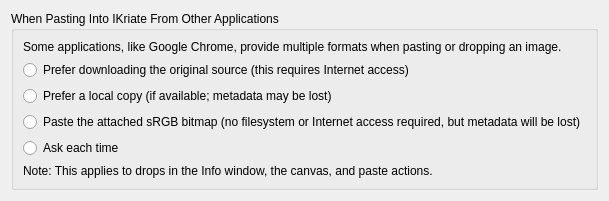
     <widget class="QWidget" name="Pasting">
      <attribute name="title">
       <string>Pasting</string>
      </attribute>
      <layout class="QFormLayout" name="formLayout_18">
       <item row="0" column="0" colspan="2">
        <widget class="QGroupBox" name="grpPasteFrom">
         <property name="title">
          <string>When Pasting Into IKriate From Other Applications</string>
         </property>
         <layout class="QFormLayout" name="formLayout_8">
          <item row="1" column="0" colspan="2">
           <widget class="QRadioButton" name="btnDownload">
            <property name="text">
             <string>Prefer downloading the original source (this requires Internet access)</string>
            </property>
           </widget>
          </item>
          <item row="5" column="0" colspan="2">
           <widget class="QLabel" name="lblPasteNote">
            <property name="text">
             <string>Note: This applies to drops in the Info window, the canvas, and paste actions.</string>
            </property>
           </widget>
          </item>
          <item row="0" column="0" colspan="2">
           <widget class="QLabel" name="lblPasteContext">
            <property name="text">
             <string>Some applications, like Google Chrome, provide multiple formats when pasting or dropping an image.</string>
            </property>
           </widget>
          </item>
          <item row="2" column="0" colspan="2">
           <widget class="QRadioButton" name="btnLocal">
            <property name="text">
             <string>Prefer a local copy (if available; metadata may be lost)</string>
            </property>
           </widget>
          </item>
          <item row="3" column="0" colspan="2">
           <widget class="QRadioButton" name="btnBitmap">
            <property name="text">
             <string>Paste the attached sRGB bitmap (no filesystem or Internet access required, but metadata will be lost)</string>
            </property>
           </widget>
          </item>
          <item row="4" column="0" colspan="2">
           <widget class="QRadioButton" name="btnAsk">
            <property name="text">
             <string>Ask each time</string>
            </property>
           </widget>
          </item>
         </layout>
        </widget>
       </item>
      </layout>
     </widget>
